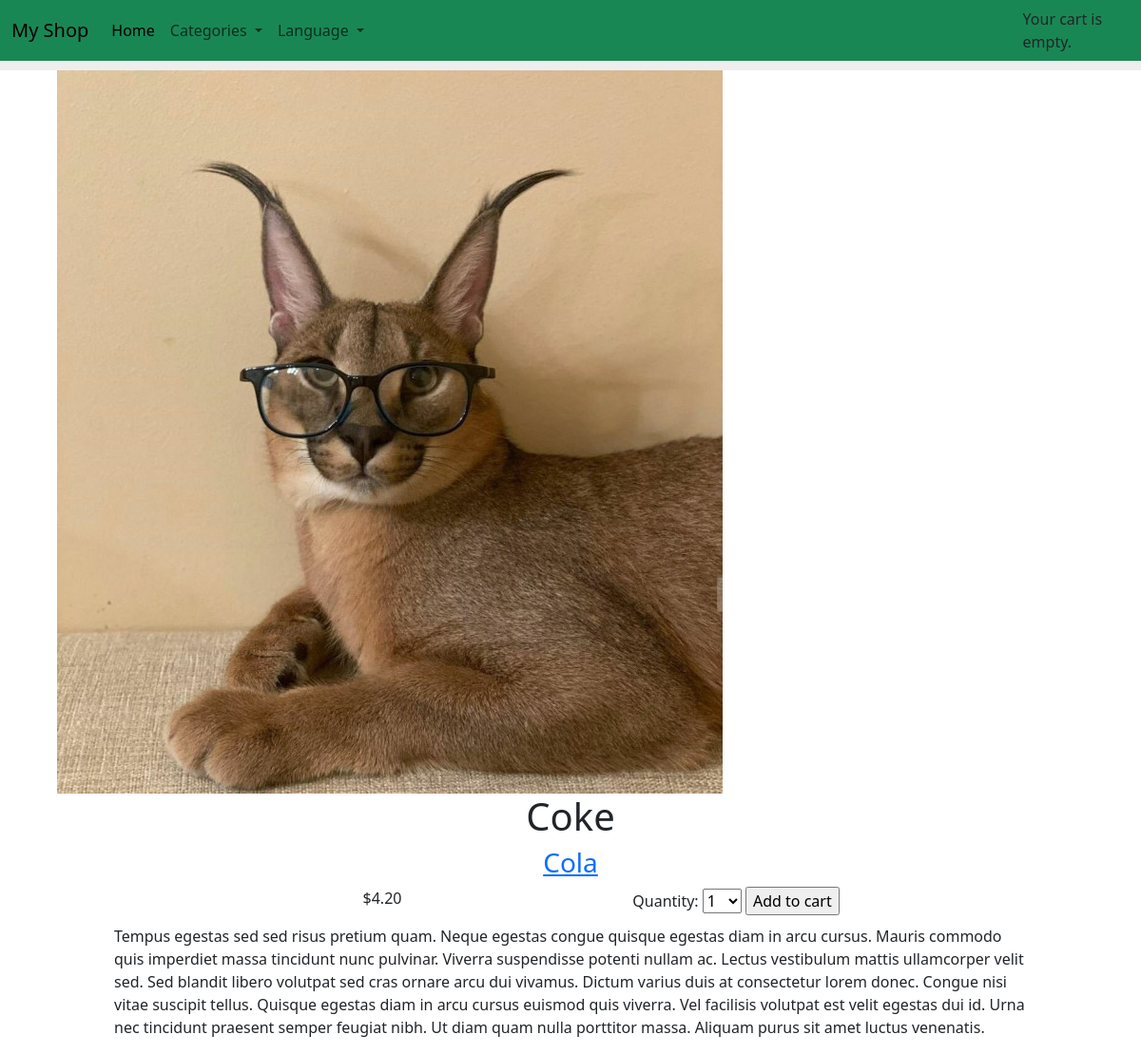
Before: /en/2/coke/ with the older database file.
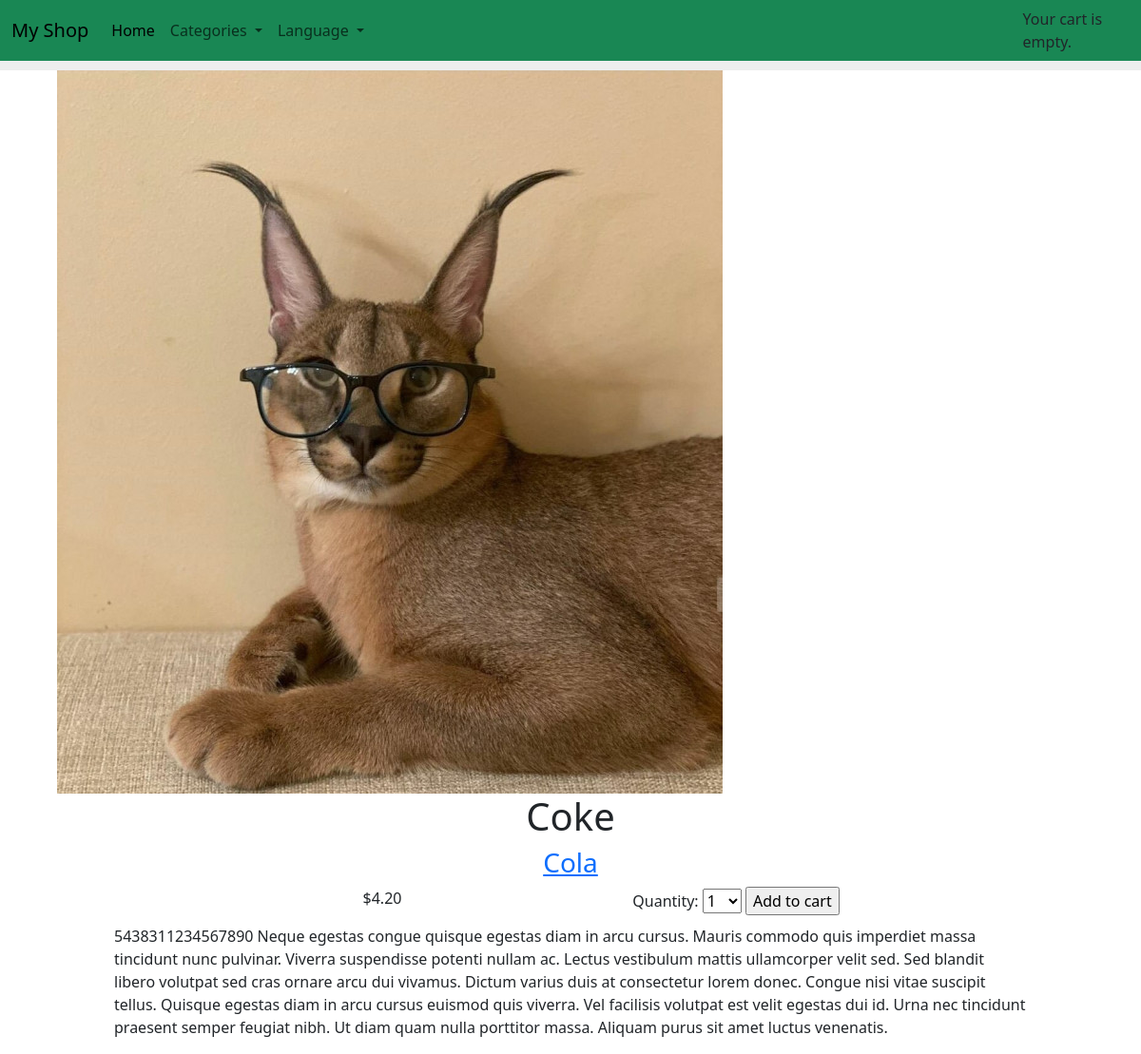
After: the same page with the newer database file.
### shop/models.py (models this page shows, shortened)
class Product(models.Model):
    category = models.ForeignKey(Category, on_delete=models.CASCADE, related_name='products')
    name = models.CharField(max_length=200)
    slug = models.SlugField(max_length=200)
    image = models.ImageField(upload_to='products/%Y/%m/%d', blank=True)
    description = models.TextField(blank=True)
    price = models.DecimalField(max_digits=10, decimal_places=2)
    available = models.BooleanField(default=True)
    created = models.DateTimeField(auto_now_add=True)
    updated = models.DateTimeField(auto_now=True)
    class Meta:
        indexes = [
            models.Index(fields=['id','slug']),
            models.Index(fields=['name']),
            models.Index(fields=['-created'])
        ]
        ordering = ['name']

class Category(models.Model):
    name = models.CharField(max_length = 200)
    slug = models.SlugField(max_length = 200)
    class Meta:
        indexes = [
            models.Index(fields=['name']),
        ]
        ordering = ['name']
        verbose_name = 'category'
        verbose_name_plural = 'categories'
    def get_absolute_url(self):
        return reverse('shop:product_list_by_category', args=[self.slug])
    def __str__(self):
        return self.name

### shop/views.py (the view)
# urls.py: path('<int:id>/<slug:slug>/', views.product_detail, name='product_detail'),
def  product_detail(request, id, slug):
    product = get_object_or_404(Product, slug=slug, id = id, available=True)
    cart_add_product_form = CartAddProductForm()
    return render(request, 'shop/products/detail.html',{
        'product':product,
        'cart_product_form':cart_add_product_form,
    })

### cart/forms.py
class CartAddProductForm(forms.Form):
    quantity = forms.TypedChoiceField(
        choices = PRODUCT_QUANTITY_CHOICES,
        coerce=int,
        label=_("Quantity"),
    )
    override = forms.BooleanField(
        required = False,
        initial = False,
        widget = forms.HiddenInput
    )

### cart/cart.py (called while the page is built)
    def __len__(self):
        return sum(item['quantity']  for item in self.cart.values())

### cart/context_processors.py (called while the page is built)
def cart(request):
    return {'cart':Cart(request)}

### shop/templates/shop/products/detail.html (shortened to what this page needs)
{% extends "shop/base.html" %}
{% load i18n %}
{% load static %}
{% block content %}
<div class="container">
    <div class="row">
        <div class="col-8 d-flex justify-content-center ">
            <img src="{% if product.image %}{{ product.image.url }}{% else %}{% static 'img/no_image.png' %}{% endif %}">
        </div>
    </div>
    <div class="row">
        <div class="col text-center">
            <h1>{{ product.name }}</h1>
            <h3>
                <a href="{{ product.category.get_absolute_url }}" class="link">{{ product.category }}</a>
            </h3>
        </div>
        <div class="row">
            <div class="col-2"></div>
            <div class="col-4 d-flex justify-content-center">
                <p class="price">${{ product.price }}</p>
            </div>
            <div class="col-4 d-flex justify-content-center">
                <form action="{% url "cart:cart_add" product.id %}" method="post">
                    {{ cart_product_form }}
                    <input type="submit" value="{% trans 'Add to cart' %}">
                    </form>
            </div>
        </div>
    </div>
</div>
<div class="product-detail">
{{ product.description|linebreaks }}
</div>
{% endblock %}

### shop/templates/shop/base.html (shortened to what this page needs)
{% load i18n %}
{% load static %}
<!DOCTYPE html>
<html>
<head>
<link href="{% static "css/base.css" %}" rel="stylesheet">
<link href="https://cdn.jsdelivr.net/npm/bootstrap@5.3.3/dist/css/bootstrap.min.css" rel="stylesheet">
</head>
<body>
    <nav class="navbar navbar-expand-lg bg-success">
        <div class="container-fluid">
          <a class="navbar-brand" href="/">{% trans "My Shop" %}</a>
          <div class="collapse navbar-collapse" id="navbarNavDropdown">
            <ul class="navbar-nav">
              <li class="nav-item">
                <a class="nav-link active" aria-current="page" href="/">Home</a>
              </li>
              <li class="nav-item dropdown">
                <a class="nav-link dropdown-toggle" href="#" role="button" data-bs-toggle="dropdown" aria-expanded="false">
                  {% trans "Categories" %}
                </a>
              </li>
              {% get_current_language as LANGUAGE_CODE %}
              {% get_available_languages as LANGUAGES %}
              {% get_language_info_list for LANGUAGES as languages %}
              <li class="nav-item dropdown">
                <a class="nav-link dropdown-toggle" href="#" role="button" data-bs-toggle="dropdown" aria-expanded="false">
                  {% trans "Language" %}
                </a>
              </li>
          </ul>
          </div>
          </div>
          <div class="justify-content-end d-none d-lg-block pr-5">
                {% with total_items=cart|length %}
                {% if total_items > 0 %}
                {% trans "YOur Cart:" %}
                <a class="text-white" href="{% url "cart:cart_detail" %}">
                {% blocktrans with total=cart.get_total_price count items=total_items %}
                {{ items }} item , ${{ total }}
                {% plural %}
                {{ items }} items , ${{ total }}
                {% endblocktrans %}
                  <!-- {{ total_items }} item{{ total_items|pluralize }},
                ${{ cart.get_total_price }} -->
                </a>
                {% else %}
                Your cart is empty.
                {% endif %}
                {% endwith %}
            </div>
      </nav>
<div id="subheader">
</div>
<div id="container  ">
{% block content %}
{% endblock %}
</div>
</body>
</html>

### static/css/base.css (style rules this page uses)
body { font-family: Arial, sans-serif; margin: 0; padding: 0; }
a { text-decoration: none; color: #007bff; }
#subheader { background-color: #eee; padding: 5px 10px; }
h1, h2, h3 { margin: 10px 0; font-weight: bold; }
p { margin: 5px 0; }
h1 { margin-bottom: 20px; text-align: center; }
.product-detail { display: flex; margin: 0 auto; width: 80%; }

Changed rows visible on the page:
changed Product "Coke": description "Tempus egestas sed sed risus pretium quam. Neque egestas congue quisque…" → "5438311234567890 Neque egestas congue quisque…"
